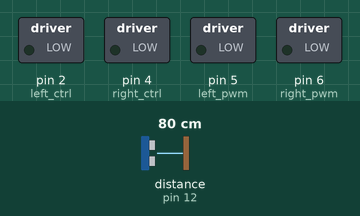
Recording of a sketch running on a simulated Arduino Uno, built with avr-gcc and run on an emulated ATmega328P. Shown: switched loads named in the sketch (green lamp = pin HIGH). The test bench sets the inputs (shaded band); at power-on: distance to the obstacle (sensor on pin 12) 80 cm. The echo pulse lasts 58.3 µs per cm; pins used as bus, display or sensor lines are not drawn.

Above: at 2.3 s.
2.4 s: distance to the obstacle (sensor on pin 12) set to 55 cm
3.9 s: distance to the obstacle (sensor on pin 12) set to 46 cm
At 5.0 s:
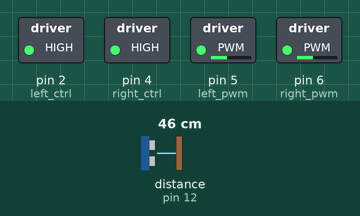
5.4 s: distance to the obstacle (sensor on pin 12) set to 21 cm
6.9 s: distance to the obstacle (sensor on pin 12) set to 17 cm
At 7.4 s:
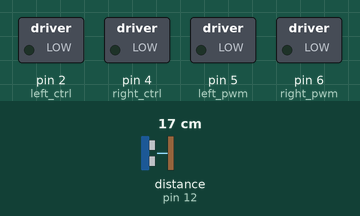
8.4 s: distance to the obstacle (sensor on pin 12) set to 12 cm
9.9 s: distance to the obstacle (sensor on pin 12) set to 9 cm
At 10.7 s:
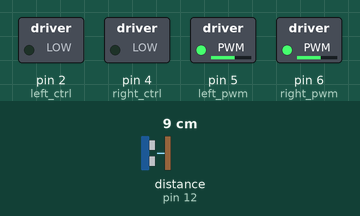
Timing chart, 0 to 12.4 s (numbered marks = the images above; inputs shaded):
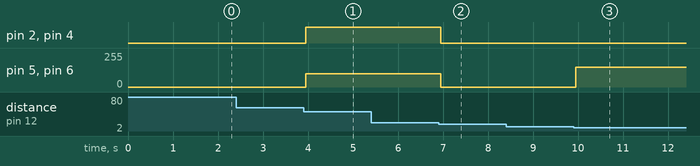

Measured:
- the behaviour switches between 51 and 50 cm on distance to the obstacle (sensor on pin 12) (found by bisection; images 0 and 1)
- the behaviour switches between 20 and 19 cm on distance to the obstacle (sensor on pin 12) (found by bisection; images 1 and 2)
- the behaviour switches between 11 and 10 cm on distance to the obstacle (sensor on pin 12) (found by bisection; images 2 and 3)
- after the input at 2.4 s, every drawn part: stays the same
- after the input at 3.9 s, pin 2 (left_ctrl), pin 4 (right_ctrl): LOW → HIGH after 0.05 s; pin 5 (left_pwm), pin 6 (right_pwm): 0/255 → 100/255 after 0.05 s
- after the input at 5.4 s, every drawn part: stays the same
- after the input at 6.9 s, pin 2 (left_ctrl), pin 4 (right_ctrl): HIGH → LOW after 0.05 s; pin 5 (left_pwm), pin 6 (right_pwm): 100/255 → 0/255 after 0.05 s
- after the input at 8.4 s, every drawn part: stays the same
- after the input at 9.9 s, pin 5 (left_pwm), pin 6 (right_pwm): 0/255 → 150/255 after 0.05 s

The sketch:

lesson_12_Flowing_Car.ino
```cpp
//*******************************************************************************
/*
 keyestudio 4wd BT Car
 lesson 12
 Flowing Car
 http://www.keyestudio.com
*/
#define SCL_Pin  A5  //Set the clock pin to A5
#define SDA_Pin  A4  //Set data pin to A4

//Array, used to store the data of pattern, can be calculated by yourself or obtained from the modulus tool
unsigned char smile[] = {0x00, 0x00, 0x1c, 0x02, 0x02, 0x02, 0x5c, 0x40, 0x40, 0x5c, 0x02, 0x02, 0x02, 0x1c, 0x00, 0x00};

const int servopin = A3;//Set the pin of the steering gear

#include "SR04.h" //define the function library of ultrasonic sensor
#define TRIG_PIN 12// set the signal of ultrasonic sensor to D12
#define ECHO_PIN 13// set the signal of ultrasonic sensor to D13
SR04 sr04 = SR04(ECHO_PIN,TRIG_PIN);
long distance;

int left_ctrl = 2;//define the direction control pins of group B motor
int left_pwm = 5;//define the PWM control pins of group B motor
int right_ctrl = 4;//define the direction control pins of group A motor
int right_pwm = 6;//define the PWM control pins of group A motor

void setup() {
  pinMode(left_ctrl,OUTPUT);//set direction control pins of group B motor to OUTPUT
  pinMode(left_pwm,OUTPUT);//set PWM control pins of group B motor to OUTPUT
  pinMode(right_ctrl,OUTPUT);//set direction control pins of group A motor to OUTPUT
  pinMode(right_pwm,OUTPUT);//set PWM control pins of group A motor to OUTPUT
  pinMode(TRIG_PIN, OUTPUT); //Set the trig pin to output
  pinMode(ECHO_PIN, INPUT); //Set the echo pin to input
  pinMode(SCL_Pin,OUTPUT);//Set the clock pin to output
  pinMode(SDA_Pin,OUTPUT);//Set the data pin to output
  servopulse(servopin,90);//Set the initial steering gear angle to 90°
  delay(500); //waits 500ms
  matrix_display(smile);  //display smiling expression pattern
}

void loop() {
  distance = sr04.Distance();//the distance detected by ultrasonic sensor
   if(distance <= 10)//if distance is less than 10
  {
    back();//go back
  }
  else if((distance > 10)&&(distance< 20 ))//if 10<distance<20
  {
    Stop();//stop
  }
  else if((distance >= 20)&&(distance <= 50))//if 20≤distance＜50
{
    front();//follow
  }
  else//otherwise
  {
    Stop();//stop
  }
}

void front()//define the status of going front
{
  digitalWrite(left_ctrl,HIGH);
  analogWrite(left_pwm,100);
  digitalWrite(right_ctrl,HIGH);
  analogWrite(right_pwm,100);
}
void back()//define the status of going back
{
  digitalWrite(left_ctrl,LOW);
  analogWrite(left_pwm,150);
  digitalWrite(right_ctrl,LOW);
  analogWrite(right_pwm,150);
}
void left()//define the status of turning left
{
  digitalWrite(left_ctrl, LOW);
  analogWrite(left_pwm, 100);
  digitalWrite(right_ctrl, HIGH);
  analogWrite(right_pwm, 155);
}
void right()//define the status of right turning
{
  digitalWrite(left_ctrl, HIGH);
  analogWrite(left_pwm, 155);
  digitalWrite(right_ctrl, LOW);
  analogWrite(right_pwm, 100);
}
void Stop()//define the state of stop
{
  digitalWrite(left_ctrl, LOW);
  analogWrite(left_pwm,0);
  digitalWrite(right_ctrl, LOW);
  analogWrite(right_pwm,0);
}

void servopulse(int servopin,int myangle)//Steering gear running angle
{
  for(int i=0; i<30; i++)
  {
    int pulsewidth = (myangle*11)+500;
    digitalWrite(servopin,HIGH);
    delayMicroseconds(pulsewidth);
    digitalWrite(servopin,LOW);
    delay(20-pulsewidth/1000);
  }
}

//this function is used for dot matrix display
void matrix_display(unsigned char matrix_value[])
{
  IIC_start();  //the function that calls the data transfer start condition
  IIC_send(0xc0);  //select address

  for (int i = 0; i < 16; i++) //the pattern data is 16 bytes
  {
    IIC_send(matrix_value[i]); //Transmit the data of the pattern
  }
  IIC_end();   //End pattern data transmission
  IIC_start();
  IIC_send(0x8A);  //Display control, select 4/16 pulse width
  IIC_end();
}
//Conditions under which data transmission begins
void IIC_start()
{
  digitalWrite(SDA_Pin, HIGH);
  digitalWrite(SCL_Pin, HIGH);
  delayMicroseconds(3);
  digitalWrite(SDA_Pin, LOW);
  delayMicroseconds(3);
  digitalWrite(SCL_Pin, LOW);
}
//Indicates the end of data transmission
void IIC_end()
{
  digitalWrite(SCL_Pin, LOW);
  digitalWrite(SDA_Pin, LOW);
  delayMicroseconds(3);
  digitalWrite(SCL_Pin, HIGH);
  delayMicroseconds(3);
  digitalWrite(SDA_Pin, HIGH);
  delayMicroseconds(3);
}
//transmit data
void IIC_send(unsigned char send_data)
{
  for (byte mask = 0x01; mask != 0; mask <<= 1) //Each byte has 8 bits and is checked bit by bit starting at the lowest level
  {
    if (send_data & mask) { //Sets the high and low levels of SDA_Pin depending on whether each bit of the byte is a 1 or a 0
      digitalWrite(SDA_Pin, HIGH);
    } else {
      digitalWrite(SDA_Pin, LOW);
    }
    delayMicroseconds(3);
    digitalWrite(SCL_Pin, HIGH); //Pull the clock pin SCL_Pin high to stop data transmission
    delayMicroseconds(3);
    digitalWrite(SCL_Pin, LOW); //pull the clock pin SCL_Pin low to change the SIGNAL of SDA
  }
}
//*******************************************************************************
```
